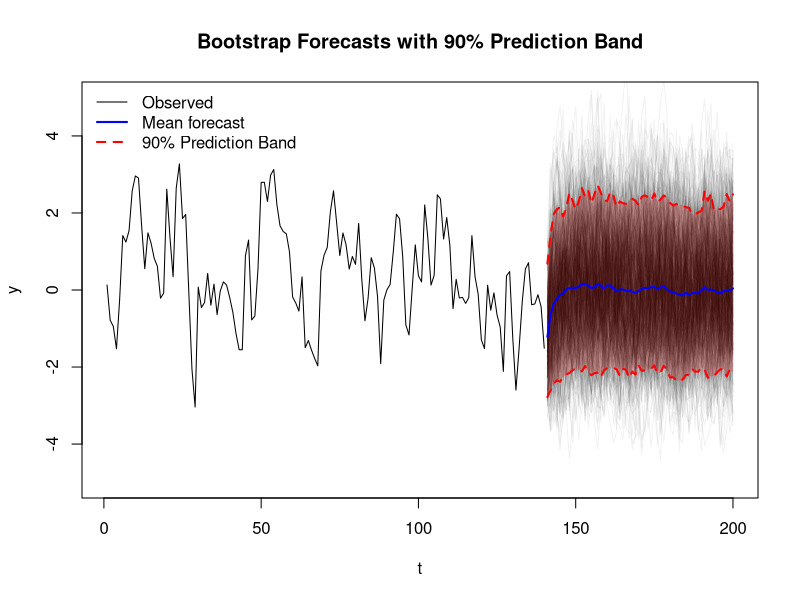
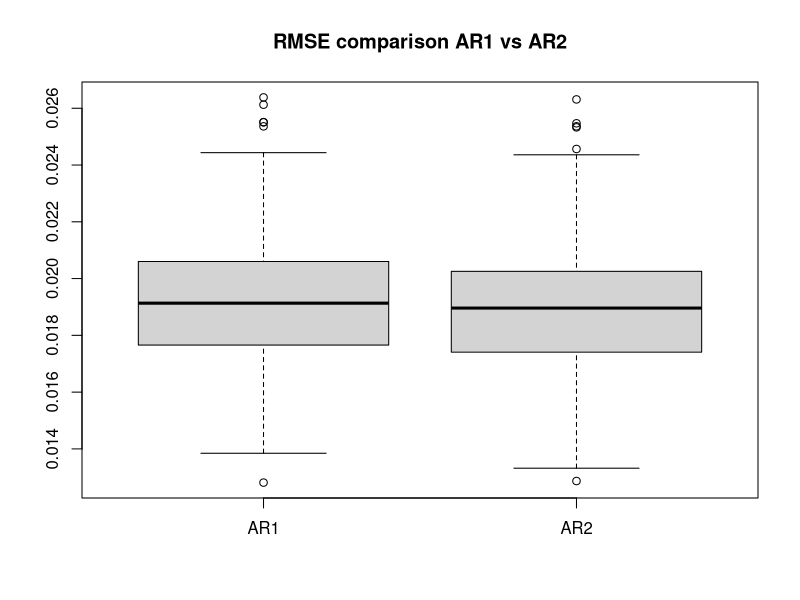
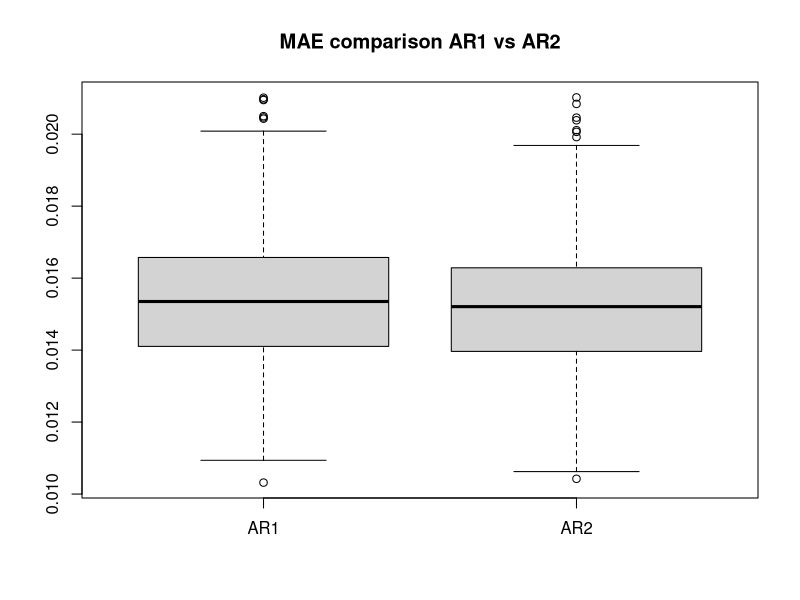
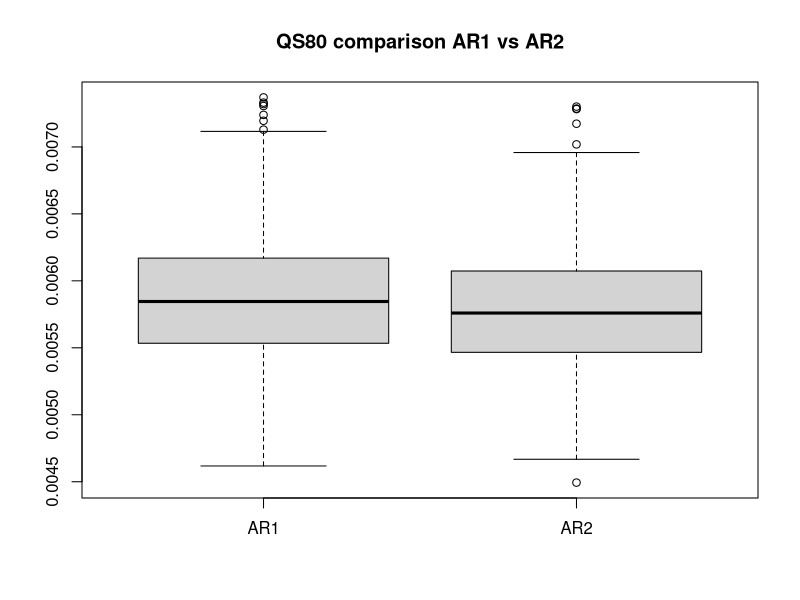

These charts were generated, in order, by the following R code:
rm(list=ls())

library(forecast)
# ex01 generate from arma 1 0 1, fit model on train, parametric bootstrap sample path, compute mean and quantile on these, plot, compute score for both prediction, report score

n <- 200
phi <- 0.6   
theta <- 0.3  
sigma <- 1

y <- arima.sim(n = n, list(ar = phi, ma = theta), sd = sigma)

p_train <- 0.7
n_train <- floor(n * p_train)
y_train <- y[1:n_train]
y_test <- y[(n_train+1):n]
h <- length(y_test)


fit <- Arima(y_train, order = c(1,0,1), include.mean = FALSE)


B <- 500  # number of bootstrap paths
boot_preds <- matrix(NA, nrow = h, ncol = B)

for(b in 1:B){
  boot_path <- simulate(fit, nsim = h, bootstrap = TRUE)
  boot_preds[,b] <- boot_path
}


pred_mean <- apply(boot_preds, 1, mean)
alpha <- .1
pred_q_upper <- apply(boot_preds, 1, function(x) quantile(x, probs = 1- alpha/2))
pred_q_lower <- apply(boot_preds, 1, function(x) quantile(x, probs = alpha/2))

plot(y, type="l", col="white", main="Bootstrap Forecasts with 90% Prediction Band",
     ylab="y", xlab="t", ylim=c(-5,5))
lines(y[1:n_train])
# plot bootstrap paths
for(b in 1:B){
  lines(n_train + 1:h, boot_preds[,b], col=rgb(0,0,0,alpha=0.05))
}



# quantile forecast band
lines(n_train + 1:h, pred_q_upper, col="red", lwd=2, lty=2)
lines(n_train + 1:h, pred_q_lower, col="red", lwd=2, lty=2)

# shaded area for prediction band
polygon(c(n_train + 1:h, rev(n_train + 1:h)),
        c(pred_q_upper, rev(pred_q_lower)),
        col=rgb(1,0,0,alpha=0.2), border=NA)

# mean forecast
lines(n_train + 1:h, pred_mean, col="blue", lwd=2)

legend("topleft",
       legend=c("Observed","Mean forecast","90% Prediction Band"),
       col=c("black","blue","red"), lty=c(1,1,2), lwd=c(1,2,2), bty="n")

# rmse on predicted mean
rmse_mean <- sqrt(mean((y_test - pred_mean)^2))
rmse_q_upper <- sqrt(mean((y_test - pred_q_upper)^2))

# quantile score on predicted quantile
mean_qs_upper <- mean(
  (1-alpha/2 - 1)*(y_test - pred_q_upper)*(y_test < pred_q_upper) +
    (1-alpha/2)*(y_test - pred_q_upper)*(y_test >= pred_q_upper)
)

# quantile score on mean
mean_qs_mean <- mean(
  (0.5 - 1)*(y_test - pred_mean)*(y_test < pred_mean) +
    (0.5)*(y_test - pred_mean)*(y_test >= pred_mean)
)


# print results
cat(paste0("RMSE on mean forecast: ", round(rmse_mean,4), "\n"))
cat(paste0("Mean Quantile Score on mean forecast: ", round(mean_qs_mean,4), "\n"))

cat(paste0("RMSE on 95% quantile forecast: ", round(rmse_q_upper,4), "\n"))
cat(paste0("Mean Quantile Score on 95% quantile forecast: ", round(mean_qs_upper,4), "\n"))


# ex2 - simulation study: generate from AR2 model, fit AR1 model and AR2 model, compute rmse, mae and qnatile score on predicted 80% quantile, represent effect of model mispecification with boxplot

# Simulation
B <- 500
n=500
phi <- c(.9, -.8)
sigma_eps <- .01
p_training = 0.7


alpha <- 0.8  # 80% quantile

# create mat for storing results
mat_results <- matrix(NA, nrow = B, ncol = 6)

for(b in seq(B)){

  set.seed(1234+b)
  #generate y
  y = arima.sim(model = list(ar = phi), n = n, sd = sigma_eps)
  # split in training and test and proportion given
  y_train = y[1:floor(n*p_training)]
  y_test = y[(floor(n*p_training)+1):n]
  # fit AR1 model
  fit_ar1 <- Arima(y_train, order = c(1,0,0), include.mean = FALSE)
  # fit AR2 model
  fit_ar2 <- Arima(y_train, order = c(2,0,0), include.mean = FALSE)
  # predict on test set with both model
  pred_ar1 <- forecast(fit_ar1, h = length(y_test))
  pred_ar2 <- forecast(fit_ar2, h = length(y_test))
  # compute RMSE for both models
  rmse_ar1 <- sqrt(mean((y_test - pred_ar1$mean)^2))
  rmse_ar2 <- sqrt(mean((y_test - pred_ar2$mean)^2))
  # compute the MAE for both models
  mae_ar1 <- mean(abs(y_test - pred_ar1$mean))
  mae_ar2 <- mean(abs(y_test - pred_ar2$mean))
  # 80% quantile forecasts
  q80_ar1 <- pred_ar1$upper[,1]
  q80_ar2 <- pred_ar2$upper[,1]
  
  # Quantile score 
  qs_ar1 <- (alpha-1) * (y_test - q80_ar1) * (y_test < q80_ar1) +
    (alpha) * (y_test - q80_ar1) * (y_test >= q80_ar1)
  
  qs_ar2 <-  (alpha-1) * (y_test - q80_ar2) * (y_test < q80_ar2) +
    (alpha) * (y_test - q80_ar2) * (y_test >= q80_ar2)
  
  # compute mean score qantile score
  mean_qs_ar1 = mean(qs_ar1)
  mean_qs_ar2 = mean(qs_ar2)
  
  # store results in matrix
  mat_results[b, ] = c(rmse_ar1, rmse_ar2, mae_ar1, mae_ar2, mean_qs_ar1, mean_qs_ar2)
  
  cat(paste0(b, "\n"))
}

# plot results
colnames(mat_results) <- c("RMSE_AR1", "RMSE_AR2", "MAE_AR1", "MAE_AR2", "QS80_AR1", "QS80_AR2")
# boxplot comparing ar1 vs ar 2 for each metric
boxplot(mat_results[,1:2], main = "RMSE comparison AR1 vs AR2", names = c("AR1", "AR2"))
boxplot(mat_results[,3:4], main = "MAE comparison AR1 vs AR2", names = c("AR1", "AR2"))
boxplot(mat_results[,5:6], main = "QS80 comparison AR1 vs AR2", names = c("AR1", "AR2"))





















